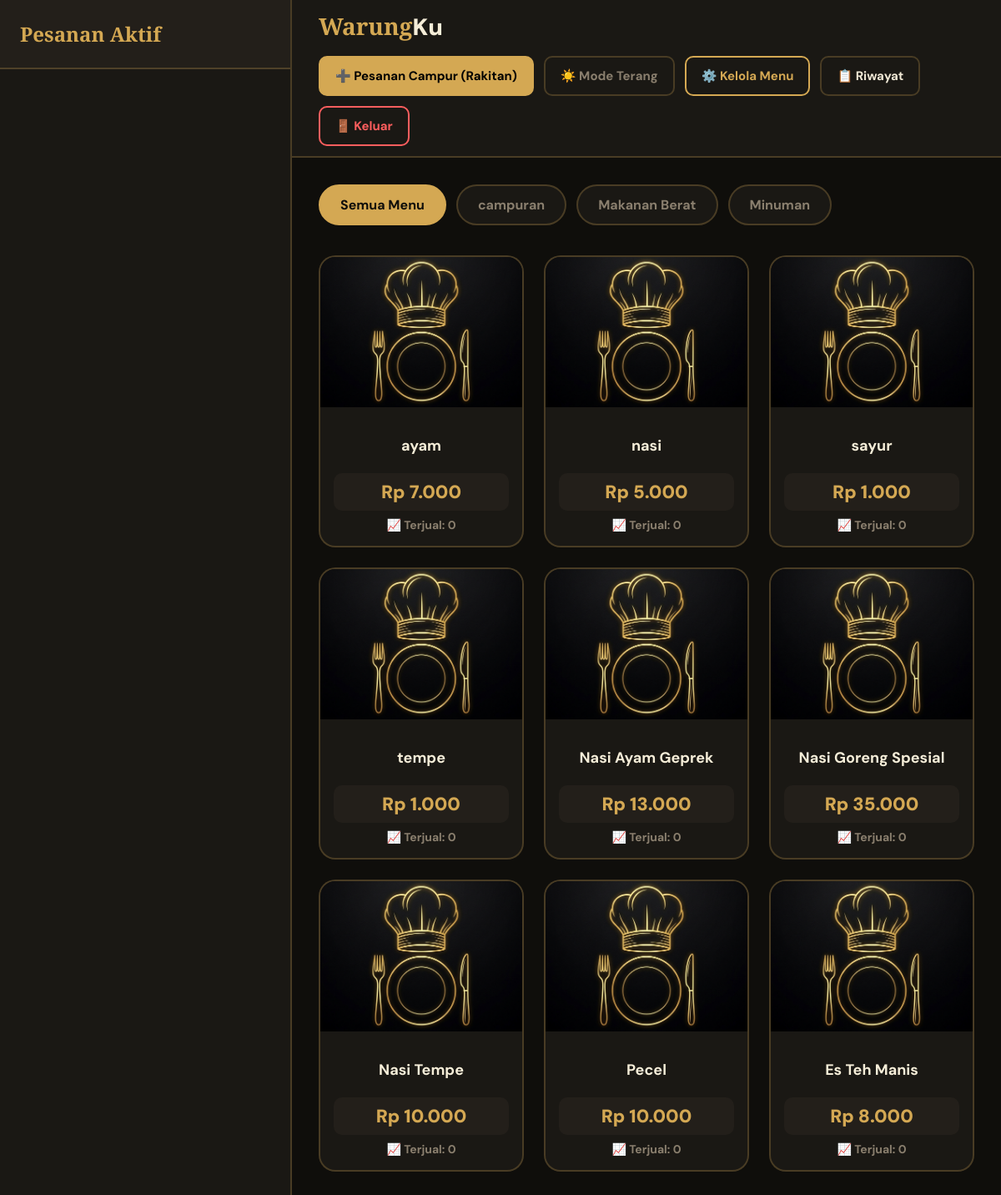
Page /app.php (signed in) on the committed database.
### tables this page shows
CREATE TABLE IF NOT EXISTS `menu` (
  `id` int unsigned NOT NULL AUTO_INCREMENT,
  `shop_id` int unsigned NOT NULL,
  `kategori_id` int unsigned NOT NULL,
  `nama` varchar(150) NOT NULL,
  `deskripsi` text,
  `harga` int unsigned NOT NULL,
  `gambar_url` varchar(500) DEFAULT NULL,
  `stok` tinyint(1) NOT NULL DEFAULT '1',
  `created_at` timestamp NOT NULL DEFAULT CURRENT_TIMESTAMP,
  `updated_at` timestamp NOT NULL DEFAULT CURRENT_TIMESTAMP ON UPDATE CURRENT_TIMESTAMP,
  PRIMARY KEY (`id`),
  KEY `idx_menu_shop` (`shop_id`),
  KEY `idx_menu_kategori` (`kategori_id`),
  CONSTRAINT `fk_menu_kategori` FOREIGN KEY (`kategori_id`) REFERENCES `kategori` (`id`) ON DELETE RESTRICT,
  CONSTRAINT `fk_menu_shop` FOREIGN KEY (`shop_id`) REFERENCES `shops` (`id`) ON DELETE CASCADE
);

### app.php (the view, shortened to what this page needs)
<?php
$pdo = getDB();
$shop_id = $_SESSION['shop_id'] ?? 0;
$stmt = $pdo->prepare("
    SELECT m.id, m.nama, k.nama as category, m.harga, m.gambar_url,
           (SELECT COALESCE(SUM(dp.jumlah), 0)
            FROM detail_pesanan dp
            JOIN pesanan p ON dp.pesanan_id = p.id
            WHERE dp.menu_id = m.id AND p.status = 'selesai') as total_terjual
    FROM menu m
    JOIN kategori k ON k.id = m.kategori_id
    WHERE m.shop_id = :shop_id AND m.stok = 1
    ORDER BY total_terjual DESC, k.urutan, m.nama
");
$stmt->execute(['shop_id' => $shop_id]);
$menu_items = $stmt->fetchAll();
$categories = array_unique(array_column($menu_items, 'category'));
?>
<!DOCTYPE html>
<html lang="id">
<head>
</head>
<body>
    <aside class="sidebar">
        <div class="sidebar-header">
            <h2>Pesanan Aktif</h2>
        </div>
        <div class="history-list" id="orderList">
        </div>
    </aside>
    <main class="main">
        <header class="topbar">
            <div class="brand">Warung<span>Ku</span></div>
            <div style="display:flex; align-items:center; gap:12px; flex-wrap:wrap;">
                <button onclick="startMixed()" class="btn-nav manage" id="mixedBtn" style="background:var(--gold); color:#000;">➕ Pesanan Campur (Rakitan)</button>
                <button onclick="toggleTheme()" class="btn-nav theme" id="themeBtn">☀️ Mode Terang</button>
                <a href="kelola_menu.php" class="btn-nav manage">⚙️ Kelola Menu</a>
                <a href="riwayat.php" class="btn-nav history">📋 Riwayat</a>
                <a href="logout.php" class="btn-nav logout">🚪 Keluar</a>
            </div>
        </header>
        <div class="content">
            <div class="filter-bar">
                <button class="filter-btn active" onclick="filterMenu('Semua', this)">Semua Menu</button>
                <?php foreach ($categories as $cat): ?>
                    <button class="filter-btn" onclick="filterMenu('<?= htmlspecialchars($cat) ?>', this)"><?= htmlspecialchars($cat) ?></button>
                <?php endforeach; ?>
            </div>
            <div class="grid">
                <?php foreach ($menu_items as $index => $item): ?>
                    <div class="card" id="menu-<?= $item['id'] ?>" onclick="handleMenuClick(<?= $item['id'] ?>, '<?= addslashes($item['nama']) ?>', <?= $item['harga'] ?>)" data-cat="<?= htmlspecialchars($item['category']) ?>">
                        <img class="card-img" src="<?= $item['gambar_url'] ?: 'assets/default_menu.png' ?>" onerror="this.onerror=null; this.src='assets/default_menu.png'">
                        <div class="card-body">
                            <div class="card-name"><?= htmlspecialchars($item['nama']) ?></div>
                            <div class="card-price">Rp <?= number_format($item['harga'], 0, ',', '.') ?></div>
                            <div class="card-sold">📈 Terjual: <?= number_format($item['total_terjual'], 0, ',', '.') ?></div>
                        </div>
                    </div>
                <?php endforeach; ?>
            </div>
        </div>
    </main>
</body>
</html>

### app.php (style rules this page uses)
:root { --bg: #0f0e0b; --surface: #1a1814; --surface2: #231f1a; --gold: #d4a853; --cream: #f5edd8; --text: #f0e8d5; --text-dim: #8a7f6e; --border: rgba(212,168,83,0.25); --red: #ff5e5e; --green: #4caf7d; }
* { margin:0; padding:0; box-sizing:border-box; font-family: 'DM Sans', sans-serif; }
body { background: var(--bg); color: var(--text); display: flex; height: 100vh; height: 100dvh; overflow: hidden; font-size: 16px; transition: background 0.3s; }
.sidebar { width: 350px; background: var(--surface); border-right: 2px solid var(--border); display: flex; flex-direction: column; flex-shrink: 0; }
.sidebar-header { padding: 24px; border-bottom: 2px solid var(--border); background: var(--surface2); }
.sidebar-header h2 { font-family: 'Playfair Display', serif; color: var(--gold); font-size: 24px; }
.history-list { flex: 1; overflow-y: auto; padding: 20px; display: flex; flex-direction: column; gap: 16px; }
.main { flex: 1; display: flex; flex-direction: column; background: var(--bg); position: relative; min-width: 0; }
.topbar { min-height: 80px; height: auto; padding: 12px 32px; border-bottom: 2px solid var(--border); display: flex; align-items: center; justify-content: space-between; background: var(--surface); flex-wrap: wrap; gap: 16px; }
.brand { font-family: 'Playfair Display', serif; font-size: 28px; font-weight: 900; color: var(--gold); white-space: nowrap; }
.brand span { color: var(--cream); }
.btn-nav { padding: 12px 18px; border-radius: 10px; text-decoration: none; font-weight: 700; font-size: 15px; border: 2px solid var(--border); transition: 0.2s; display: flex; align-items: center; gap: 8px; cursor: pointer; background: none; color: var(--text); white-space: nowrap; }
.btn-nav.manage { color: var(--gold); border-color: var(--gold); }
.btn-nav.theme { color: var(--text-dim); }
.btn-nav.logout { color: var(--red); border-color: var(--red); }
.content { flex: 1; overflow-y: auto; padding: 32px; }
.filter-bar { display: flex; gap: 12px; margin-bottom: 24px; overflow-x: auto; padding-bottom: 12px; }
.filter-btn { padding: 12px 24px; border-radius: 100px; border: 2px solid var(--border); background: var(--surface); color: var(--text-dim); cursor: pointer; white-space: nowrap; font-size: 16px; font-weight: 700; transition: 0.2s; }
.filter-btn.active { background: var(--gold); color: var(--bg); border-color: var(--gold); }
.grid { display: grid; grid-template-columns: repeat(auto-fill, minmax(220px, 1fr)); gap: 24px; }
.card { background: var(--surface); border: 2px solid var(--border); border-radius: 20px; overflow: hidden; cursor: pointer; transition: 0.2s; position: relative; }
.card-img { width: 100%; height: 180px; object-fit: cover; }
.card-body { padding: 16px; text-align: center; }
.card-name { font-weight: 700; color: var(--cream); margin-bottom: 8px; font-size: 18px; min-height: 50px; display: flex; align-items: center; justify-content: center; }
.card-price { color: var(--gold); font-weight: 900; font-size: 22px; background: var(--surface2); padding: 8px; border-radius: 10px; margin-bottom: 8px; }
.card-sold { font-size: 14px; color: var(--text-dim); font-weight: 700; display: flex; align-items: center; justify-content: center; gap: 4px; }

### rows in the picture
menu: nama "ayam", harga "7.000", total_terjual "0"
menu: nama "nasi", harga "5.000", total_terjual "0"
menu: nama "sayur", harga "1.000", total_terjual "0"
menu: nama "tempe", harga "1.000", total_terjual "0"
menu: nama "Nasi Ayam Geprek", harga "13.000", total_terjual "0"
menu: nama "Nasi Goreng Spesial", harga "35.000", total_terjual "0"
menu: nama "Nasi Tempe", harga "10.000", total_terjual "0"
menu: nama "Pecel", harga "10.000", total_terjual "0"
menu: nama "Es Teh Manis", harga "8.000", total_terjual "0"

### other values in the picture
$cat "campuran"
$cat "Makanan Berat"
$cat "Minuman"
